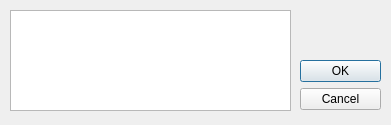
<?xml version="1.0" encoding="UTF-8"?>
<ui version="4.0">
 <class>ScanDevicesDialog</class>
 <widget class="QDialog" name="ScanDevicesDialog">
  <property name="geometry">
   <rect>
    <x>0</x>
    <y>0</y>
    <width>391</width>
    <height>125</height>
   </rect>
  </property>
  <property name="windowTitle">
   <string>Select source</string>
  </property>
  <widget class="QDialogButtonBox" name="buttonBox">
   <property name="geometry">
    <rect>
     <x>300</x>
     <y>60</y>
     <width>81</width>
     <height>241</height>
    </rect>
   </property>
   <property name="orientation">
    <enum>Qt::Vertical</enum>
   </property>
   <property name="standardButtons">
    <set>QDialogButtonBox::Cancel|QDialogButtonBox::Ok</set>
   </property>
  </widget>
  <widget class="QListWidget" name="listWidget">
   <property name="geometry">
    <rect>
     <x>10</x>
     <y>10</y>
     <width>281</width>
     <height>101</height>
    </rect>
   </property>
  </widget>
 </widget>
 <resources/>
 <connections>
  <connection>
   <sender>buttonBox</sender>
   <signal>accepted()</signal>
   <receiver>ScanDevicesDialog</receiver>
   <slot>accept()</slot>
   <hints>
    <hint type="sourcelabel">
     <x>248</x>
     <y>254</y>
    </hint>
    <hint type="destinationlabel">
     <x>157</x>
     <y>274</y>
    </hint>
   </hints>
  </connection>
  <connection>
   <sender>buttonBox</sender>
   <signal>rejected()</signal>
   <receiver>ScanDevicesDialog</receiver>
   <slot>reject()</slot>
   <hints>
    <hint type="sourcelabel">
     <x>316</x>
     <y>260</y>
    </hint>
    <hint type="destinationlabel">
     <x>286</x>
     <y>274</y>
    </hint>
   </hints>
  </connection>
 </connections>
</ui>
